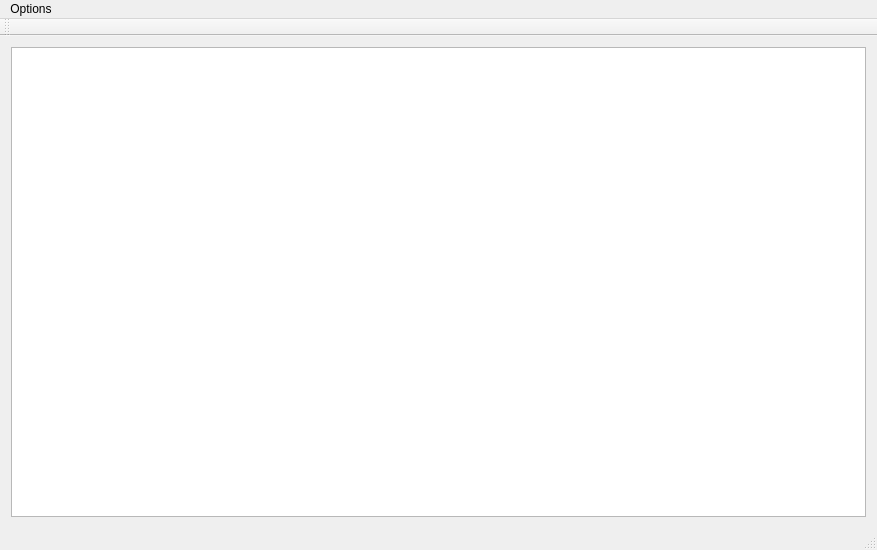
<?xml version="1.0" encoding="UTF-8"?>
<ui version="4.0">
 <class>MainWindow</class>
 <widget class="QMainWindow" name="MainWindow">
  <property name="geometry">
   <rect>
    <x>0</x>
    <y>0</y>
    <width>877</width>
    <height>550</height>
   </rect>
  </property>
  <property name="windowTitle">
   <string>MainWindow</string>
  </property>
  <widget class="QWidget" name="centralWidget">
   <layout class="QGridLayout" name="gridLayout">
    <item row="0" column="0">
     <layout class="QVBoxLayout" name="verticalLayout" stretch="0">
      <property name="spacing">
       <number>0</number>
      </property>
      <property name="sizeConstraint">
       <enum>QLayout::SetMaximumSize</enum>
      </property>
      <item>
       <widget class="QTextBrowser" name="textBrowser">
        <property name="font">
         <font>
          <pointsize>20</pointsize>
         </font>
        </property>
       </widget>
      </item>
     </layout>
    </item>
   </layout>
  </widget>
  <widget class="QMenuBar" name="menuBar">
   <property name="geometry">
    <rect>
     <x>0</x>
     <y>0</y>
     <width>877</width>
     <height>38</height>
    </rect>
   </property>
   <widget class="QMenu" name="menuClose">
    <property name="title">
     <string>Options</string>
    </property>
    <addaction name="actionClose"/>
    <addaction name="actionOpen"/>
   </widget>
   <addaction name="menuClose"/>
  </widget>
  <widget class="QToolBar" name="mainToolBar">
   <attribute name="toolBarArea">
    <enum>TopToolBarArea</enum>
   </attribute>
   <attribute name="toolBarBreak">
    <bool>false</bool>
   </attribute>
  </widget>
  <widget class="QStatusBar" name="statusBar"/>
  <action name="actionClose">
   <property name="text">
    <string>Close</string>
   </property>
  </action>
  <action name="actionOpen">
   <property name="text">
    <string>Open</string>
   </property>
  </action>
 </widget>
 <layoutdefault spacing="6" margin="11"/>
 <resources/>
 <connections/>
</ui>
